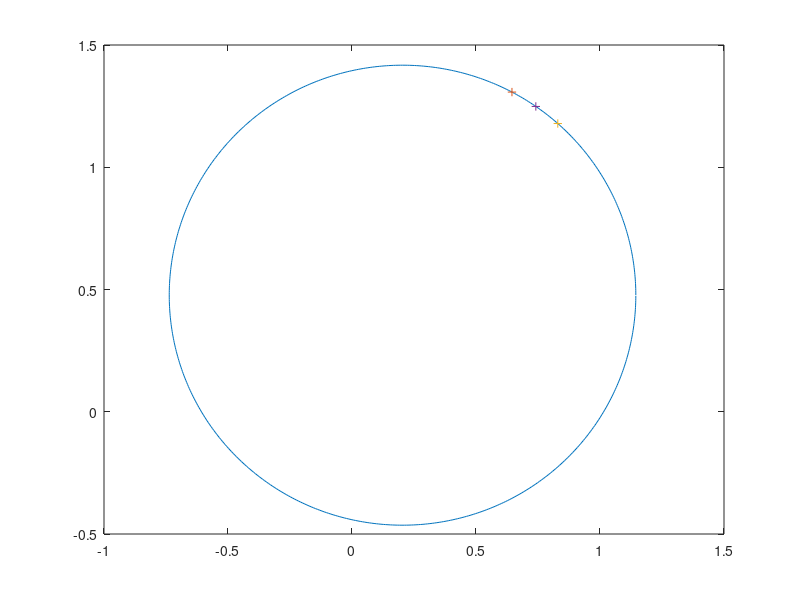

Source code (MATLAB):
close all,clear all,clc
O=rand(2,1);
R=rand()
theta_s=rand()*pi;
theta_e=rand()*pi;
S=O+R*[cos(theta_s);sin(theta_s)];
E=O+R*[cos(theta_e);sin(theta_e)];
theta_m=(theta_s+theta_e)/2;
M=O+R*[cos(theta_m);sin(theta_m)]

thetas=0:0.01:(2*pi);
Allx=O(1)+R*cos(thetas);
Ally=O(2)+R*sin(thetas);
plot(Allx,Ally)

hold on, plot(S(1),S(2),'+'), plot(E(1),E(2),'+'), plot(M(1),M(2),'+')

theta=theta_e-theta_s;
est_A=(S+E)/2;
est_SA=est_A-S;
est_R=abs(norm(est_SA)/sin(theta/2))
est_AO_l=est_R*cos(theta/2);
est_AM_l=est_R-est_AO_l;
est_AM=est_AM_l/norm(est_SA)*[-est_SA(2); est_SA(1)];
est_M=est_A+est_AM
